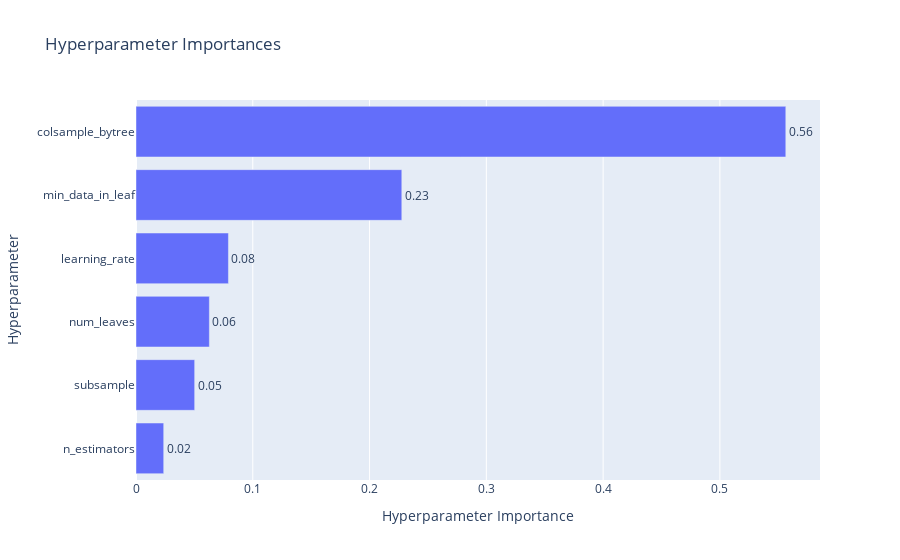

Notebook source saved alongside this figure:
### Code cell
# 하이퍼파라미터별 중요도를 확인할 수 있는 그래프
optuna.visualization.plot_param_importances(study_lgbm)

### Figure 1 — Plotly figure (JSON) as saved in the notebook; plotly's stock layout.template omitted (floating-point values rounded to 4 significant figures)
{"data": [{"cliponaxis": false, "hovertemplate": ["n_estimators (IntDistribution): 0.023731888692845912<extra></extra>", "subsample (FloatDistribution): 0.050239788213258856<extra></extra>", "num_leaves (IntDistribution): 0.06282052269234599<extra></extra>", "learning_rate (FloatDistribution): 0.07914824634875006<extra></extra>", "min_data_in_leaf (IntDistribution): 0.227616526106115<extra></extra>", "colsample_bytree (FloatDistribution): 0.5564430279466843<extra></extra>"], "name": "Objective Value", "orientation": "h", "text": ["0.02", "0.05", "0.06", "0.08", "0.23", "0.56"], "textposition": "outside", "type": "bar", "x": [0.02373, 0.05024, 0.06282, 0.07915, 0.2276, 0.5564], "y": ["n_estimators", "subsample", "num_leaves", "learning_rate", "min_data_in_leaf", "colsample_bytree"]}], "layout": {"title": {"text": "Hyperparameter Importances"}, "xaxis": {"title": {"text": "Hyperparameter Importance"}}, "yaxis": {"title": {"text": "Hyperparameter"}}}}
